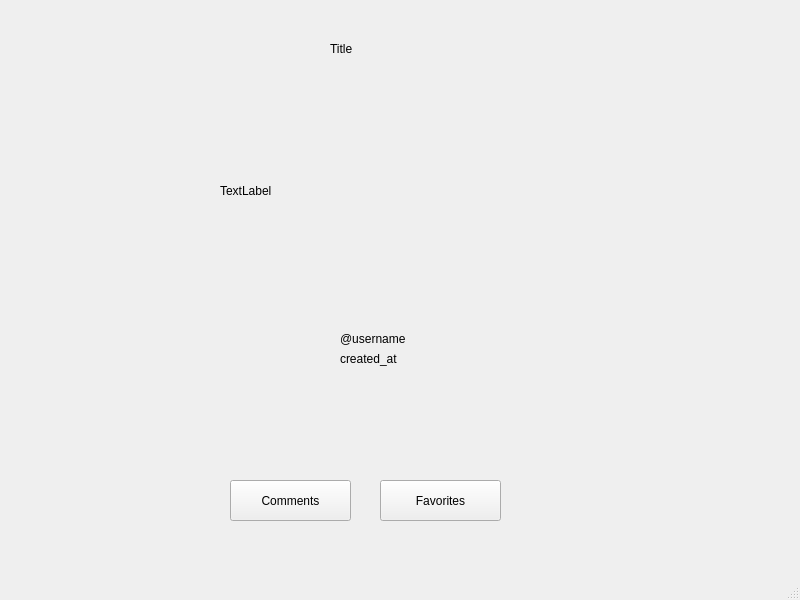
<?xml version="1.0" encoding="UTF-8"?>
<ui version="4.0">
 <class>PostWindow</class>
 <widget class="QMainWindow" name="PostWindow">
  <property name="geometry">
   <rect>
    <x>0</x>
    <y>0</y>
    <width>800</width>
    <height>600</height>
   </rect>
  </property>
  <property name="windowTitle">
   <string>MainWindow</string>
  </property>
  <widget class="QWidget" name="centralwidget">
   <widget class="QLabel" name="photo">
    <property name="geometry">
     <rect>
      <x>220</x>
      <y>70</y>
      <width>321</width>
      <height>241</height>
     </rect>
    </property>
    <property name="text">
     <string>TextLabel</string>
    </property>
   </widget>
   <widget class="QLabel" name="title">
    <property name="geometry">
     <rect>
      <x>330</x>
      <y>40</y>
      <width>67</width>
      <height>17</height>
     </rect>
    </property>
    <property name="text">
     <string>Title</string>
    </property>
   </widget>
   <widget class="QLabel" name="username">
    <property name="geometry">
     <rect>
      <x>340</x>
      <y>330</y>
      <width>91</width>
      <height>17</height>
     </rect>
    </property>
    <property name="text">
     <string>@username</string>
    </property>
   </widget>
   <widget class="QLabel" name="created_at">
    <property name="geometry">
     <rect>
      <x>340</x>
      <y>350</y>
      <width>67</width>
      <height>17</height>
     </rect>
    </property>
    <property name="text">
     <string>created_at</string>
    </property>
   </widget>
   <widget class="QWidget" name="horizontalLayoutWidget">
    <property name="geometry">
     <rect>
      <x>20</x>
      <y>420</y>
      <width>751</width>
      <height>31</height>
     </rect>
    </property>
    <layout class="QHBoxLayout" name="hashtags"/>
   </widget>
   <widget class="QPushButton" name="show_comment_button">
    <property name="geometry">
     <rect>
      <x>230</x>
      <y>480</y>
      <width>121</width>
      <height>41</height>
     </rect>
    </property>
    <property name="text">
     <string>Comments</string>
    </property>
   </widget>
   <widget class="QPushButton" name="show_favorites_button">
    <property name="geometry">
     <rect>
      <x>380</x>
      <y>480</y>
      <width>121</width>
      <height>41</height>
     </rect>
    </property>
    <property name="text">
     <string>Favorites</string>
    </property>
   </widget>
  </widget>
  <widget class="QMenuBar" name="menubar">
   <property name="geometry">
    <rect>
     <x>0</x>
     <y>0</y>
     <width>800</width>
     <height>25</height>
    </rect>
   </property>
  </widget>
  <widget class="QStatusBar" name="statusbar"/>
 </widget>
 <resources/>
 <connections/>
</ui>
